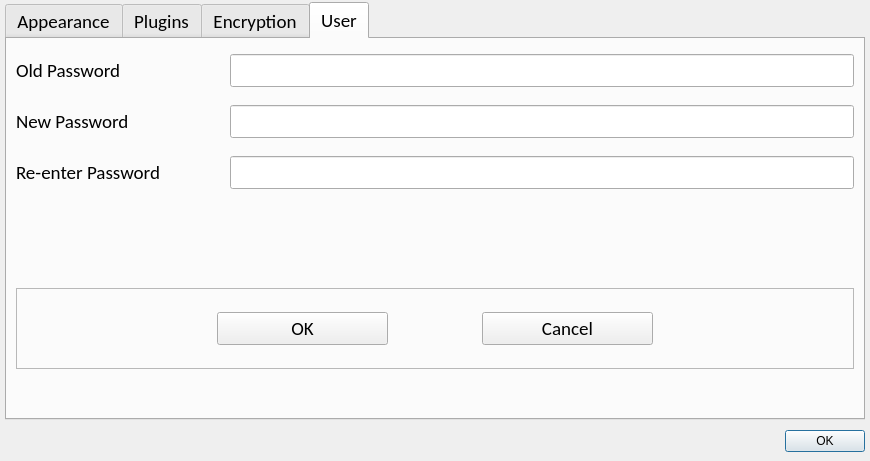
<?xml version="1.0" encoding="UTF-8"?>
<ui version="4.0">
 <class>settingDialog</class>
 <widget class="QDialog" name="settingDialog">
  <property name="geometry">
   <rect>
    <x>0</x>
    <y>0</y>
    <width>870</width>
    <height>461</height>
   </rect>
  </property>
  <property name="windowTitle">
   <string>Settings</string>
  </property>
  <layout class="QGridLayout" name="gridLayout">
   <property name="leftMargin">
    <number>5</number>
   </property>
   <property name="topMargin">
    <number>2</number>
   </property>
   <property name="rightMargin">
    <number>5</number>
   </property>
   <property name="bottomMargin">
    <number>5</number>
   </property>
   <item row="1" column="0">
    <widget class="QWidget" name="widget" native="true">
     <property name="sizePolicy">
      <sizepolicy hsizetype="Expanding" vsizetype="Fixed">
       <horstretch>0</horstretch>
       <verstretch>0</verstretch>
      </sizepolicy>
     </property>
     <property name="minimumSize">
      <size>
       <width>0</width>
       <height>30</height>
      </size>
     </property>
     <property name="maximumSize">
      <size>
       <width>16777215</width>
       <height>30</height>
      </size>
     </property>
     <layout class="QHBoxLayout" name="horizontalLayout">
      <property name="leftMargin">
       <number>0</number>
      </property>
      <property name="topMargin">
       <number>0</number>
      </property>
      <property name="rightMargin">
       <number>0</number>
      </property>
      <property name="bottomMargin">
       <number>0</number>
      </property>
      <item>
       <spacer name="horizontalSpacer">
        <property name="orientation">
         <enum>Qt::Horizontal</enum>
        </property>
        <property name="sizeHint" stdset="0">
         <size>
          <width>757</width>
          <height>20</height>
         </size>
        </property>
       </spacer>
      </item>
      <item>
       <widget class="QPushButton" name="closeMe">
        <property name="minimumSize">
         <size>
          <width>0</width>
          <height>20</height>
         </size>
        </property>
        <property name="text">
         <string>OK</string>
        </property>
        <property name="default">
         <bool>true</bool>
        </property>
       </widget>
      </item>
     </layout>
    </widget>
   </item>
   <item row="0" column="0">
    <widget class="QTabWidget" name="settings">
     <property name="sizePolicy">
      <sizepolicy hsizetype="Expanding" vsizetype="Preferred">
       <horstretch>0</horstretch>
       <verstretch>0</verstretch>
      </sizepolicy>
     </property>
     <property name="font">
      <font>
       <family>Calibri</family>
       <pointsize>14</pointsize>
      </font>
     </property>
     <property name="currentIndex">
      <number>3</number>
     </property>
     <widget class="QWidget" name="tabAppearance">
      <attribute name="title">
       <string>Appearance</string>
      </attribute>
      <widget class="QComboBox" name="themeChoice">
       <property name="geometry">
        <rect>
         <x>10</x>
         <y>70</y>
         <width>161</width>
         <height>31</height>
        </rect>
       </property>
       <property name="font">
        <font>
         <pointsize>13</pointsize>
        </font>
       </property>
       <item>
        <property name="text">
         <string>Light Theme</string>
        </property>
       </item>
       <item>
        <property name="text">
         <string>Dark Theme</string>
        </property>
       </item>
      </widget>
      <widget class="QLabel" name="themeLabel">
       <property name="geometry">
        <rect>
         <x>10</x>
         <y>30</y>
         <width>121</width>
         <height>31</height>
        </rect>
       </property>
       <property name="font">
        <font>
         <pointsize>13</pointsize>
        </font>
       </property>
       <property name="text">
        <string>Theme:</string>
       </property>
      </widget>
      <widget class="QLabel" name="fontSizeLabel">
       <property name="geometry">
        <rect>
         <x>10</x>
         <y>160</y>
         <width>111</width>
         <height>31</height>
        </rect>
       </property>
       <property name="font">
        <font>
         <pointsize>13</pointsize>
        </font>
       </property>
       <property name="text">
        <string>Font Size:</string>
       </property>
      </widget>
      <widget class="QFontComboBox" name="fontChoice">
       <property name="geometry">
        <rect>
         <x>140</x>
         <y>230</y>
         <width>226</width>
         <height>31</height>
        </rect>
       </property>
       <property name="font">
        <font>
         <pointsize>13</pointsize>
        </font>
       </property>
      </widget>
      <widget class="QLabel" name="fontFamilyLabel">
       <property name="geometry">
        <rect>
         <x>10</x>
         <y>230</y>
         <width>111</width>
         <height>31</height>
        </rect>
       </property>
       <property name="font">
        <font>
         <pointsize>13</pointsize>
        </font>
       </property>
       <property name="text">
        <string>Font Family:</string>
       </property>
      </widget>
      <widget class="QSpinBox" name="fontSizeValue">
       <property name="geometry">
        <rect>
         <x>140</x>
         <y>160</y>
         <width>191</width>
         <height>31</height>
        </rect>
       </property>
       <property name="minimum">
        <number>1</number>
       </property>
       <property name="maximum">
        <number>255</number>
       </property>
      </widget>
     </widget>
     <widget class="QWidget" name="tabPlugins">
      <attribute name="title">
       <string>Plugins</string>
      </attribute>
      <layout class="QVBoxLayout" name="verticalLayout">
       <item>
        <widget class="QCheckBox" name="hardExt">
         <property name="font">
          <font>
           <pointsize>10</pointsize>
          </font>
         </property>
         <property name="text">
          <string>Enable hard breaks</string>
         </property>
        </widget>
       </item>
       <item>
        <widget class="QCheckBox" name="footnotesExt">
         <property name="font">
          <font>
           <pointsize>10</pointsize>
          </font>
         </property>
         <property name="text">
          <string>Enable Footnotes</string>
         </property>
        </widget>
       </item>
       <item>
        <widget class="QCheckBox" name="defListsExt">
         <property name="font">
          <font>
           <pointsize>10</pointsize>
          </font>
         </property>
         <property name="text">
          <string>Enable Definition Lists</string>
         </property>
        </widget>
       </item>
       <item>
        <widget class="QCheckBox" name="mdExt">
         <property name="font">
          <font>
           <pointsize>10</pointsize>
          </font>
         </property>
         <property name="text">
          <string>Enable Markdown in HTML</string>
         </property>
        </widget>
       </item>
       <item>
        <widget class="QCheckBox" name="supExt">
         <property name="font">
          <font>
           <pointsize>10</pointsize>
          </font>
         </property>
         <property name="text">
          <string>Enable Superscript</string>
         </property>
        </widget>
       </item>
       <item>
        <widget class="QCheckBox" name="subExt">
         <property name="font">
          <font>
           <pointsize>10</pointsize>
          </font>
         </property>
         <property name="text">
          <string>Enable Subscript</string>
         </property>
        </widget>
       </item>
       <item>
        <widget class="QCheckBox" name="linkExt">
         <property name="font">
          <font>
           <pointsize>10</pointsize>
          </font>
         </property>
         <property name="text">
          <string>Enable Auto Detect Links</string>
         </property>
        </widget>
       </item>
       <item>
        <widget class="QCheckBox" name="symbolsExt">
         <property name="font">
          <font>
           <pointsize>10</pointsize>
          </font>
         </property>
         <property name="text">
          <string>Enable Smart Symbols</string>
         </property>
        </widget>
       </item>
       <item>
        <widget class="QCheckBox" name="strikeExt">
         <property name="font">
          <font>
           <pointsize>10</pointsize>
           <strikeout>false</strikeout>
          </font>
         </property>
         <property name="text">
          <string>Enable Strike</string>
         </property>
        </widget>
       </item>
      </layout>
     </widget>
     <widget class="QWidget" name="tabEncryption">
      <attribute name="title">
       <string>Encryption</string>
      </attribute>
      <widget class="QLabel" name="enterPwdLabel">
       <property name="geometry">
        <rect>
         <x>10</x>
         <y>20</y>
         <width>441</width>
         <height>41</height>
        </rect>
       </property>
       <property name="font">
        <font>
         <pointsize>13</pointsize>
        </font>
       </property>
       <property name="text">
        <string>Enter Password to access encyption settings:</string>
       </property>
      </widget>
      <widget class="QCheckBox" name="encryptAllChoice">
       <property name="enabled">
        <bool>false</bool>
       </property>
       <property name="geometry">
        <rect>
         <x>10</x>
         <y>140</y>
         <width>261</width>
         <height>31</height>
        </rect>
       </property>
       <property name="font">
        <font>
         <pointsize>13</pointsize>
        </font>
       </property>
       <property name="text">
        <string>Encrypt all notes</string>
       </property>
       <property name="checked">
        <bool>true</bool>
       </property>
      </widget>
      <widget class="QFrame" name="frame_2">
       <property name="geometry">
        <rect>
         <x>10</x>
         <y>60</y>
         <width>451</width>
         <height>57</height>
        </rect>
       </property>
       <property name="frameShape">
        <enum>QFrame::StyledPanel</enum>
       </property>
       <property name="frameShadow">
        <enum>QFrame::Raised</enum>
       </property>
       <layout class="QHBoxLayout" name="horizontalLayout_6">
        <property name="spacing">
         <number>57</number>
        </property>
        <property name="rightMargin">
         <number>10</number>
        </property>
        <property name="bottomMargin">
         <number>9</number>
        </property>
        <item>
         <widget class="QLineEdit" name="enterPwd">
          <property name="font">
           <font>
            <pointsize>13</pointsize>
           </font>
          </property>
          <property name="echoMode">
           <enum>QLineEdit::Password</enum>
          </property>
          <property name="placeholderText">
           <string>Enter Password</string>
          </property>
         </widget>
        </item>
        <item>
         <widget class="QPushButton" name="okPushButton_2">
          <property name="text">
           <string>Ok</string>
          </property>
         </widget>
        </item>
       </layout>
      </widget>
      <widget class="QLabel" name="Errortext">
       <property name="geometry">
        <rect>
         <x>490</x>
         <y>65</y>
         <width>281</width>
         <height>31</height>
        </rect>
       </property>
      </widget>
     </widget>
     <widget class="QWidget" name="userTab">
      <attribute name="title">
       <string>User</string>
      </attribute>
      <layout class="QVBoxLayout" name="verticalLayout_2">
       <item>
        <layout class="QHBoxLayout" name="horizontalLayout_4">
         <property name="topMargin">
          <number>6</number>
         </property>
         <property name="bottomMargin">
          <number>6</number>
         </property>
         <item>
          <widget class="QLabel" name="oldPassword">
           <property name="sizePolicy">
            <sizepolicy hsizetype="Preferred" vsizetype="Fixed">
             <horstretch>3</horstretch>
             <verstretch>0</verstretch>
            </sizepolicy>
           </property>
           <property name="text">
            <string>Old Password</string>
           </property>
          </widget>
         </item>
         <item>
          <widget class="QLineEdit" name="oldPasswordLineEdit">
           <property name="sizePolicy">
            <sizepolicy hsizetype="Expanding" vsizetype="Fixed">
             <horstretch>9</horstretch>
             <verstretch>0</verstretch>
            </sizepolicy>
           </property>
           <property name="tabletTracking">
            <bool>false</bool>
           </property>
           <property name="inputMethodHints">
            <set>Qt::ImhHiddenText|Qt::ImhNoAutoUppercase|Qt::ImhNoPredictiveText|Qt::ImhSensitiveData</set>
           </property>
           <property name="text">
            <string/>
           </property>
           <property name="echoMode">
            <enum>QLineEdit::Password</enum>
           </property>
           <property name="clearButtonEnabled">
            <bool>false</bool>
           </property>
          </widget>
         </item>
        </layout>
       </item>
       <item>
        <layout class="QHBoxLayout" name="horizontalLayout_2">
         <property name="topMargin">
          <number>6</number>
         </property>
         <property name="bottomMargin">
          <number>6</number>
         </property>
         <item>
          <widget class="QLabel" name="password_2">
           <property name="sizePolicy">
            <sizepolicy hsizetype="Preferred" vsizetype="Fixed">
             <horstretch>3</horstretch>
             <verstretch>0</verstretch>
            </sizepolicy>
           </property>
           <property name="text">
            <string>New Password</string>
           </property>
          </widget>
         </item>
         <item>
          <widget class="QLineEdit" name="passwordLineEdit_2">
           <property name="sizePolicy">
            <sizepolicy hsizetype="Expanding" vsizetype="Fixed">
             <horstretch>9</horstretch>
             <verstretch>0</verstretch>
            </sizepolicy>
           </property>
           <property name="tabletTracking">
            <bool>false</bool>
           </property>
           <property name="inputMethodHints">
            <set>Qt::ImhHiddenText|Qt::ImhNoAutoUppercase|Qt::ImhNoPredictiveText|Qt::ImhSensitiveData</set>
           </property>
           <property name="text">
            <string/>
           </property>
           <property name="echoMode">
            <enum>QLineEdit::Password</enum>
           </property>
           <property name="clearButtonEnabled">
            <bool>false</bool>
           </property>
          </widget>
         </item>
        </layout>
       </item>
       <item>
        <layout class="QHBoxLayout" name="horizontalLayout_3">
         <property name="topMargin">
          <number>6</number>
         </property>
         <property name="bottomMargin">
          <number>6</number>
         </property>
         <item>
          <widget class="QLabel" name="Repassword">
           <property name="sizePolicy">
            <sizepolicy hsizetype="Preferred" vsizetype="Fixed">
             <horstretch>3</horstretch>
             <verstretch>0</verstretch>
            </sizepolicy>
           </property>
           <property name="text">
            <string>Re-enter Password</string>
           </property>
          </widget>
         </item>
         <item>
          <widget class="QLineEdit" name="RepasswordLineEdit">
           <property name="sizePolicy">
            <sizepolicy hsizetype="Expanding" vsizetype="Fixed">
             <horstretch>9</horstretch>
             <verstretch>0</verstretch>
            </sizepolicy>
           </property>
           <property name="echoMode">
            <enum>QLineEdit::Password</enum>
           </property>
          </widget>
         </item>
        </layout>
       </item>
       <item>
        <widget class="QLabel" name="Errortext_2">
         <property name="text">
          <string/>
         </property>
        </widget>
       </item>
       <item>
        <widget class="QFrame" name="frame">
         <property name="frameShape">
          <enum>QFrame::StyledPanel</enum>
         </property>
         <property name="frameShadow">
          <enum>QFrame::Raised</enum>
         </property>
         <layout class="QHBoxLayout" name="horizontalLayout_5">
          <property name="spacing">
           <number>94</number>
          </property>
          <property name="leftMargin">
           <number>200</number>
          </property>
          <property name="topMargin">
           <number>0</number>
          </property>
          <property name="rightMargin">
           <number>200</number>
          </property>
          <property name="bottomMargin">
           <number>0</number>
          </property>
          <item>
           <widget class="QPushButton" name="okPushButton">
            <property name="text">
             <string>OK</string>
            </property>
           </widget>
          </item>
          <item>
           <widget class="QPushButton" name="cancelPushButton">
            <property name="text">
             <string>Cancel</string>
            </property>
           </widget>
          </item>
         </layout>
        </widget>
       </item>
       <item>
        <spacer name="verticalSpacer">
         <property name="orientation">
          <enum>Qt::Vertical</enum>
         </property>
         <property name="sizeType">
          <enum>QSizePolicy::Maximum</enum>
         </property>
         <property name="sizeHint" stdset="0">
          <size>
           <width>20</width>
           <height>40</height>
          </size>
         </property>
        </spacer>
       </item>
      </layout>
     </widget>
    </widget>
   </item>
  </layout>
 </widget>
 <resources/>
 <connections/>
</ui>
